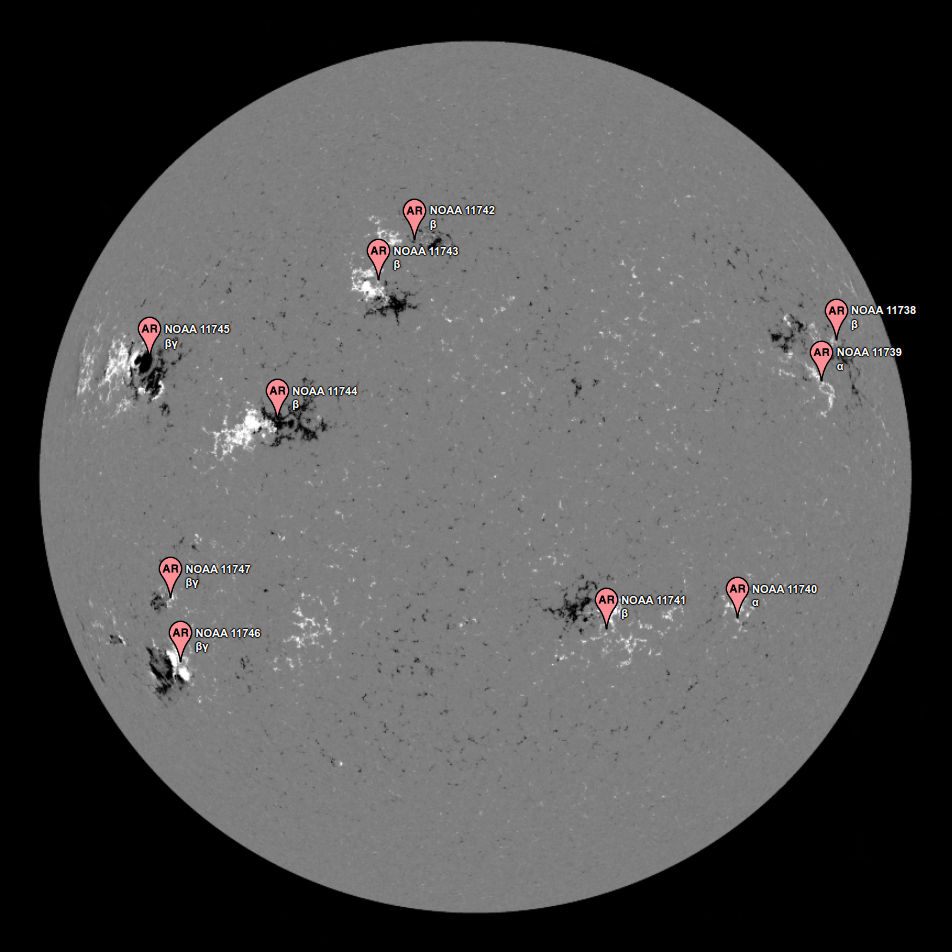
#> input picture results_and_visualization/mag1.png, 952 x 952 px
$ python visualize_magdisk.py
#> lines starting #> are read from the running program, lines starting #| are printed output that depends on the picture
import matplotlib.pyplot as plt
import numpy as np
from matplotlib.colors import colorConverter

# Load the input image
# img = plt.imread('HMI.m2011.12.28_12.00.00.png')
img = plt.imread('mag1.png')
#> img is the input picture: shape (952, 952, 4) float32; mean R, G, B, A 0.328, 0.326, 0.326, 1

"""Define the radius of the circle to be drawn (relative to the radius of the input circle)
The original img size is 4096 by 4096. From the center, the image has 2048 pixels on each side. Now the 400 pixels on each side are used as padding
which means the radius of the full-disk is 1648 which corresponds to the circle with radius ranging from -90 to 90.
for a circle with radius ranging from -70 to 70. (1648/9)*7  = 1282
r = 1282
However for a snapshot taken from helioviewer, following radius (435px) were determined for the outer circle including -90 to 90
Based on that the the central locations were in the radius of 338 pixels.
"""
r1=435 #full-disk radius
r = 338 #central radius
color_of_circle='red'

# Create a new figure and plot the input image
fig, ax = plt.subplots()
ax.imshow(img, cmap='gray')

# Remove ticks from the x and y axis
ax.set_xticks([])
ax.set_yticks([])
ax.grid(False)

# Define the coordinates for the center of the circle
x, y = img.shape[1] // 2, img.shape[0] // 2
#> x = 476; y = 476
fc = colorConverter.to_rgba(color_of_circle, alpha=0.03)

# Draw a inner circle with radius r (central radius)centered at (x, y) on top of the input image
circle = plt.Circle((x, y), r, ec=color_of_circle, fc=fc, fill=True, linewidth=1.2,  linestyle='--')
ax.add_artist(circle)

# Draw a outer circle to verify: circle with radius r1 centered at (x, y) on top of the input image
circle1 = plt.Circle((x, y), r1, color=color_of_circle, fill=False, linestyle='--', linewidth=0.5)
ax.add_artist(circle1)

# Draw a diameter line and add arrows pointing left and right
diameter = 2 * r
x_vals = [x - diameter/2, x + diameter/2]
#> x_vals = [138, 814]
y_vals = [y, y]
#> y_vals = [476, 476]
# ax.plot(x_vals, y_vals, 'r--', linewidth=2)
ax.arrow(x, y, (-diameter/2)+15, 0, head_width=10, head_length=15, fc=color_of_circle, ec=color_of_circle, lw=0.5, linestyle='dashed')
ax.arrow(x, y, (diameter/2)-15, 0, head_width=10, head_length=15, fc=color_of_circle, ec=color_of_circle, lw=0.5, linestyle='dashed')
ax.scatter(x, y, c=color_of_circle, s=10, marker='|')

# Add text "+70°" and "-70°" on top of the arrows
ax.text((x-diameter/2)+60, y, '-70\u00B0', fontsize=8.4, color='white', va='bottom', ha='right')
ax.text((x+diameter/2)-65, y, '+70\u00B0', fontsize=8.4, color='white', va='bottom', ha='left')
ax.text(x, y-5, '0\u00B0', fontsize=8.4, color='white', va='bottom', ha='left')

# Add text "+70°" and "-70°" on top of the arrows
ax.text((x-diameter/2)-12, y+10, '$<$-70\u00B0', fontsize=8.4, color='white', va='bottom', ha='right')
ax.text((x+diameter/2)+7, y+10, '$>$+70\u00B0', fontsize=8.4, color='white', va='bottom', ha='left')

ax.text(x-445, y+10, 'E', fontsize=8.4, color='white', va='bottom', ha='right')
ax.text(x+445, y+10, 'W', fontsize=8.4, color='white', va='bottom', ha='left')

plt.tight_layout(pad=0)

# Save the resulting image
plt.savefig('central_limb_mag.png', bbox_inches='tight', dpi=200)
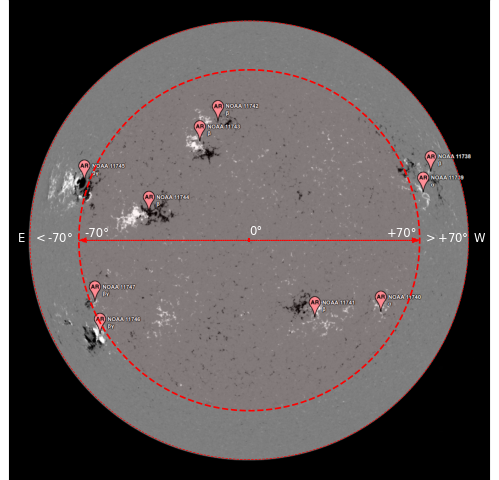
#> figure drawn by matplotlib, 1 panel
